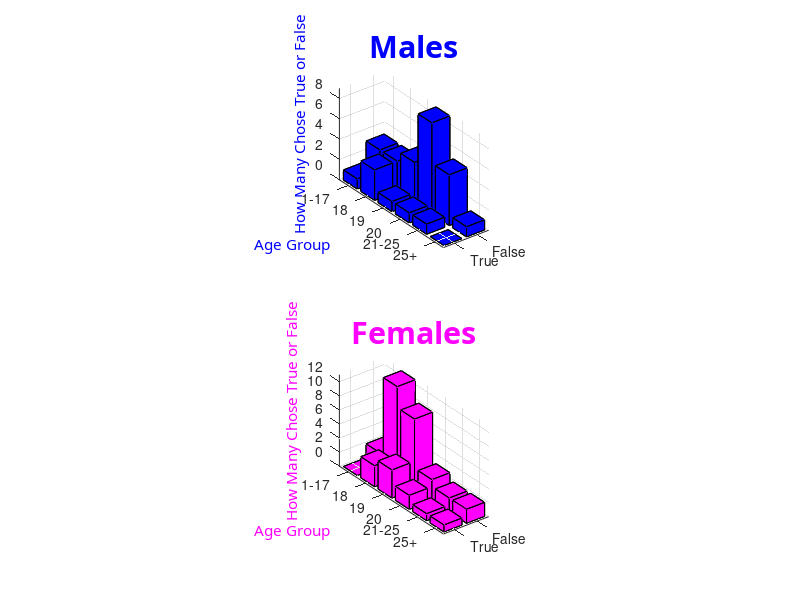

The MATLAB source for this figure:
% creates cumulative 3-D graph of true/false responses for all colors
% combined, plotting responses versus age group and number of each type of
% response

% 'true' responses defined as selection of "suggested" color
% 'false' indicates selection of either of the other colors

load('testredvar'); 
redresult = result;
load('testgreenvar'); 
greenresult = result;
load('testbluevar');
blueresult = result; % loads individual color results

allresult = [blueresult;greenresult;redresult]; % combine all results into a common array
mresults = []; fresults = [];
for j =  1:(length(allresult));
    if allresult(j,1) == 'm'
        mresults = [mresults; allresult(j,:)]; 
    elseif allresult(j,1) == 'f'
        fresults = [fresults; allresult(j,:)];
    end
end % separates results into male and female responses

oneresallm = [];
eighteenresallm = [];
nineteenresallm = [];
twentyresallm = [];
twentyoneresallm = [];
twentyfiveresallm = []; %creates initial/blank matrices for males

mresult = [(str2num(mresults(:,2:3)))];
for k = 1:length(mresult)
    if (1<=mresult(k,:)) && (17>=mresult(k,:))
        oneresallm = [oneresallm; mresults(k,:);];
    elseif mresult(k,:) == 18
        eighteenresallm = [eighteenresallm; mresults(k,:)];
    elseif mresult(k,:) == 19
        nineteenresallm = [nineteenresallm; mresults(k,:)];
    elseif mresult(k,:) == 20
        twentyresallm = [twentyresallm; mresults(k,:)];
    elseif 21<=mresult(k,:) && mresult(k,:)<=25
        twentyoneresallm = [twentyoneresallm; mresults(k,:)];
    elseif mresult(k,:)>25
        twentyfiveresallm = [twentyfiveresallm; mresults(k,:)];
    end
end % separates male results into age groups
            
           
oneresallf = [];
eighteenresallf = [];
nineteenresallf = [];
twentyresallf = [];
twentyoneresallf = [];
twentyfiveresallf = []; %creates initial/blank matrices
            
            
fresult = [(str2num(fresults(:,2:3)))];
for k = 1:length(fresults)
    if 1<=fresult(k,:) && 17>=fresult(k,:)
        oneresallf = [oneresallf; fresults(k,:);];
    elseif fresult(k,:) == 18
        eighteenresallf = [eighteenresallf; fresults(k,:)];
    elseif fresult(k,:) == 19
        nineteenresallf = [nineteenresallf; fresults(k,:)];
    elseif fresult(k,:) == 20
        twentyresallf = [twentyresallf; fresults(k,:)];
    elseif 21<=fresult(k,:) && fresult(k,:)<=25
        twentyoneresallf = [twentyoneresallf; fresults(k,:)];
    elseif fresult(k,:)>25
        twentyfiveresallf = [twentyfiveresallf; fresults(k,:)];
    end
end % separates female responses into age groups
                        
% Creates bars for each individualized set of data

% Male bars
tfoneallm = [(sum(oneresallm(:,4) == 't')), (sum(oneresallm(:,4) == 'f'))];
tfeighteenallm =[(sum(eighteenresallm(:,4) == 't')), (sum(eighteenresallm(:,4) == 'f'))];
tfnineteenallm = [(sum(nineteenresallm(:,4) == 't')), (sum(nineteenresallm(:,4) == 'f'))];
tftwentyallm = [(sum(twentyresallm(:,4) == 't')), (sum(twentyresallm(:,4) == 'f'))];
tftwentyoneallm = [(sum(twentyoneresallm(:,4) == 't')), (sum(twentyoneresallm(:,4) == 'f'))];
tftwentyfiveallm = [(sum(twentyfiveresallm(:,4) == 't')), (sum(twentyfiveresallm(:,4) == 'f'))];

% Female bars
tfoneallf = [(sum(oneresallf(:,4) == 't')), (sum(oneresallf(:,4) == 'f'))];
tfeighteenallf =[(sum(eighteenresallf(:,4) == 't')), (sum(eighteenresallf(:,4) == 'f'))];
tfnineteenallf = [(sum(nineteenresallf(:,4) == 't')), (sum(nineteenresallf(:,4) == 'f'))];
tftwentyallf = [(sum(twentyresallf(:,4) == 't')), (sum(twentyresallf(:,4) == 'f'))];
tftwentyoneallf = [(sum(twentyoneresallf(:,4) == 't')), (sum(twentyoneresallf(:,4) == 'f'))];
tftwentyfiveallf = [(sum(twentyfiveresallf(:,4) == 't')), (sum(twentyfiveresallf(:,4) == 'f'))];

maleresall = [tfoneallm(:,1) tfoneallm(:,2); tfeighteenallm(:,1) tfeighteenallm(:,2); tfnineteenallm(:,1) tfnineteenallm(:,2); tftwentyallm(:,1) tftwentyallm(:,2); tftwentyoneallm(:,1) tftwentyoneallm(:,2); tftwentyfiveallm(:,1) tftwentyfiveallm(:,2)];
femaleresall = [tfoneallf(:,1) tfoneallf(:,2); tfeighteenallf(:,1) tfeighteenallf(:,2); tfnineteenallf(:,1) tfnineteenallf(:,2); tftwentyallf(:,1) tftwentyallf(:,2); tftwentyoneallf(:,1) tftwentyoneallf(:,2); tftwentyfiveallf(:,1) tftwentyfiveallf(:,2)];

% labels graph for all 3 axes
subplot(2,1,1); bar3(maleresall, 'b'); ylabel('Age Group', 'color' ,'b', 'fontname', 'arial black'); zlabel('How Many Chose True or False', 'color', 'b', 'fontname', 'arial black'); title('Males', 'color', 'b', 'fontname', 'arial black', 'fontsize', 22); set(gca,'XTickLabel', {'True', 'False'},'YTickLabel', {'1-17', '18', '19', '20', '21-25', '25+'} ); 
subplot(2,1,2); bar3(femaleresall, 'm'); set(gca,'XTickLabel', {'True', 'False'},'YTickLabel', {'1-17', '18', '19', '20', '21-25', '25+'}); ylabel('Age Group', 'color', 'm', 'fontname', 'arial black'); zlabel('How Many Chose True or False', 'color', 'm', 'fontname', 'arial black'); title ('Females', 'color', 'm', 'fontname', 'arial black', 'fontsize', 22);
